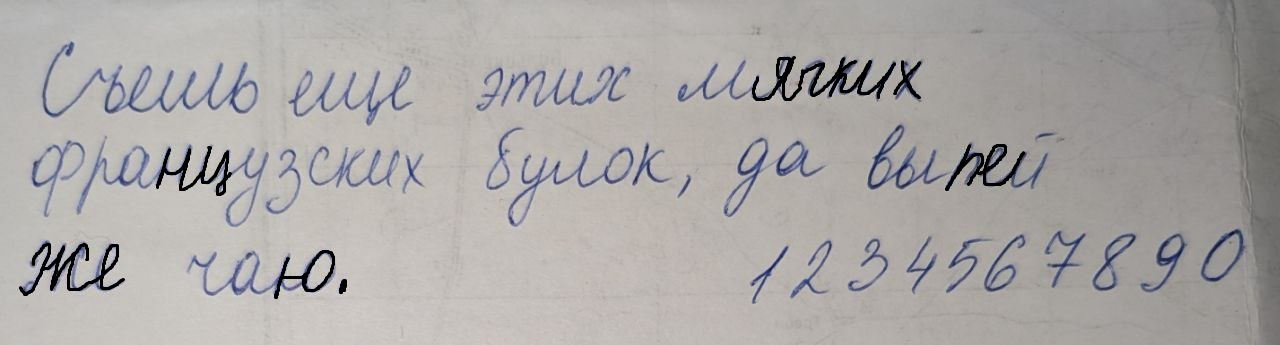
#> input picture textRecognition_4/images/all.jpg, 1280 x 345 px
$ python -i Segment_Script.py   (imports and definitions only)
#> lines starting #> are read from the running program, lines starting #| are printed output that depends on the picture; after the words box and inside, x2 and y2 are one past the last pixel; in counts of white or black regions, pixels touching at a corner belong together
import cv2
import easyocr
import os
from datetime import datetime

# [41 lines left out: function extract_words, not called in this run]


def extract_lines(image_path):
    # Создание нового каталога для сохранения результатов
    # Генерация уникальной метки времени для имени папки
#> called with image_path = 'textRecognition_4/images/all.jpg'
    timestamp = datetime.now().strftime('%Y%m%d_%H%M%S')
    output_dir = f'crop_images/lines_output_{timestamp}'
    # Создание каталога для сохранения изображений строк, если его ещё не существует
    os.makedirs(output_dir, exist_ok=True)

    # Загрузка изображения с помощью OpenCV
    image = cv2.imread(image_path)
#> image is the input picture: shape (345, 1280, 3); mean B, G, R 166.9, 168.3, 171.4
    # Преобразование изображения в градации серого
    gray = cv2.cvtColor(image, cv2.COLOR_BGR2GRAY)

    # Применение порогового преобразования для бинаризации изображения
    _, binary = cv2.threshold(gray, 128, 255, cv2.THRESH_BINARY_INV + cv2.THRESH_OTSU)
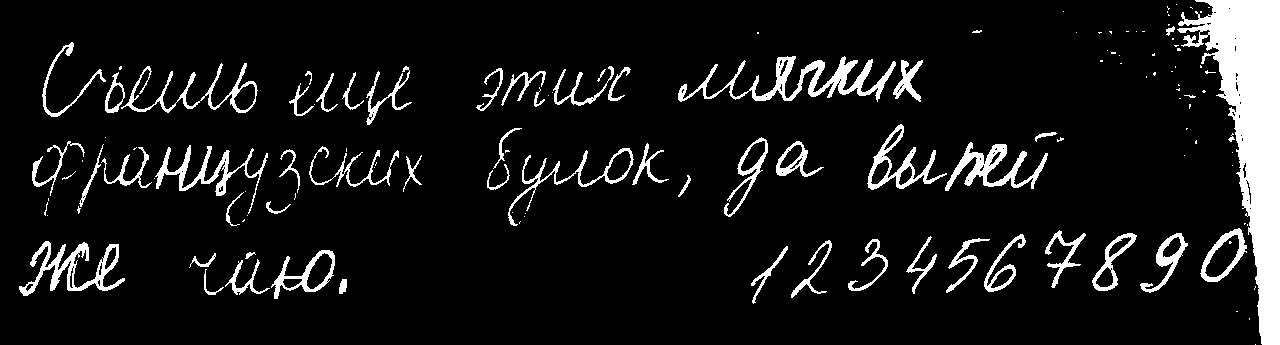
#> binary: shape (345, 1280); 9.1% white; 131 white regions (74 under 20 px)

    # Поиск контуров на бинаризованном изображении
    contours, _ = cv2.findContours(binary, cv2.RETR_EXTERNAL, cv2.CHAIN_APPROX_SIMPLE)
#> contours = 130 contours, 78 with area under 20; largest, box (x1, y1, x2, y2) and area: (1177, 0, 1280, 345) 14614, (678, 56, 896, 102) 2370, (19, 241, 125, 296) 1655, (867, 124, 947, 190) 1499, (945, 142, 1048, 191) 1430

    line_image_paths = []  # Список для хранения путей к сохраненным изображениям строк

    # Перебор всех найденных контуров (каждый контур соответствует строке текста)
    for i, contour in enumerate(contours):
        # Определение координат прямоугольника, который включает контур (строку)
        x, y, w, h = cv2.boundingRect(contour)

        # Вырезаем строку текста из исходного изображения по найденным координатам
        line_image = image[y:y+h, x:x+w]

        # Определение пути для сохранения вырезанного изображения строки
        line_img_path = os.path.join(output_dir, f'line_{i+1}.png')

        # Сохранение вырезанного изображения строки
        cv2.imwrite(line_img_path, line_image)

        # Добавляем путь к сохраненному изображению в список
        line_image_paths.append(line_img_path)
#> this loop made 130 passes
#> (x, y, w, h) on passes 4 to 15: (1254, 286, 2, 4), (339, 279, 8, 15), (204, 269, 20, 26), (225, 259, 45, 36), (189, 253, 27, 15), (245, 252, 11, 7), (271, 250, 64, 49), (751, 246, 37, 58), (19, 241, 106, 55), (791, 240, 41, 58), (848, 239, 40, 52), (946, 238, 44, 55)
#> (x, y, w, h, line_image) on passes 1, 26, 27, 28, 29, 30: (1255, 344, 1, 1, [[130, 133, 137]]), (524, 216, 1, 1, [[143, 127, 134]]), (247, 215, 1, 1, [[141, 132, 135]]), (47, 215, 1, 1, [[140, 129, 131]]), (525, 213, 1, 1, [[149, 132, 135]]), (512, 212, 1, 1, [[141, 122, 125]])
#> after the loop, line_image_paths = 130 items

    return line_image_paths  # Возвращаем список путей к изображениям строк

>>> result = extract_lines('textRecognition_4/images/all.jpg')
#> result = 130 items

$ run again, on textRecognition_4/images/esenin.jpg
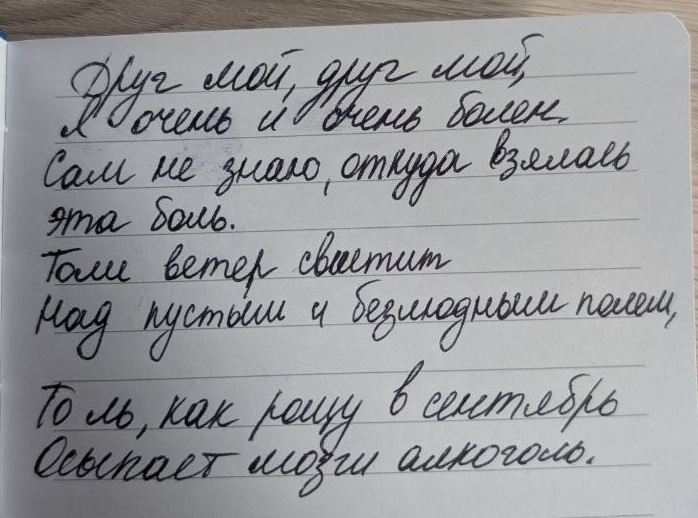
#> input picture textRecognition_4/images/esenin.jpg, 698 x 518 px
#> in extract_lines, image is the input picture: shape (518, 698, 3); mean B, G, R 156.6, 154, 153.7
#> in extract_lines, `_, binary = cv2.threshold(gray, 128, 255, cv2.THRESH_BINARY_INV + cv2...`:
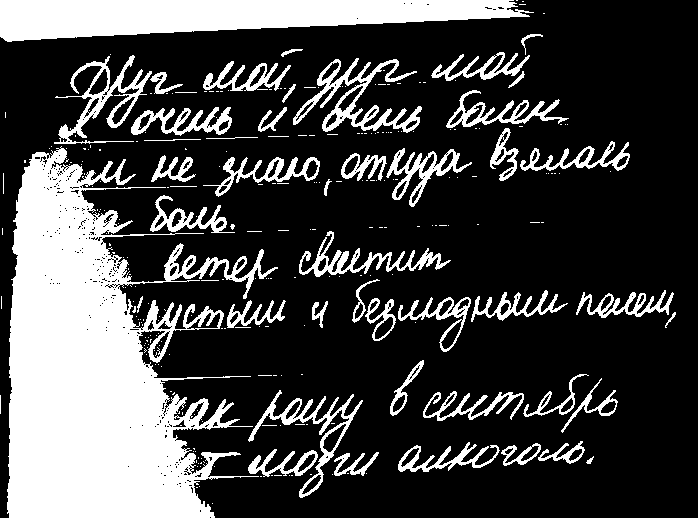
#> binary: shape (518, 698); 26.5% white; 281 white regions (232 under 20 px)
#> contours = 273 contours, 231 with area under 20; largest, box (x1, y1, x2, y2) and area: (7, 146, 278, 518) 51353, (0, 0, 534, 42) 14416, (293, 58, 422, 133) 2677, (54, 55, 152, 144) 2180, (248, 390, 363, 498) 1886
#> the loop in extract_lines, `for i, contour in enumerate(contours):` made 273 passes
#> (x, y, w, h, line_image) on passes 1, 3, 6: (212, 503, 1, 1, [[138, 134, 133]]), (199, 486, 1, 1, [[138, 134, 133]]), (289, 475, 1, 1, [[132, 130, 129]])
#> after the loop in extract_lines, `for i, contour in enumerate(contours):`: line_image_paths = 273 items

$ run again, on textRecognition_4/images/husky.jpg
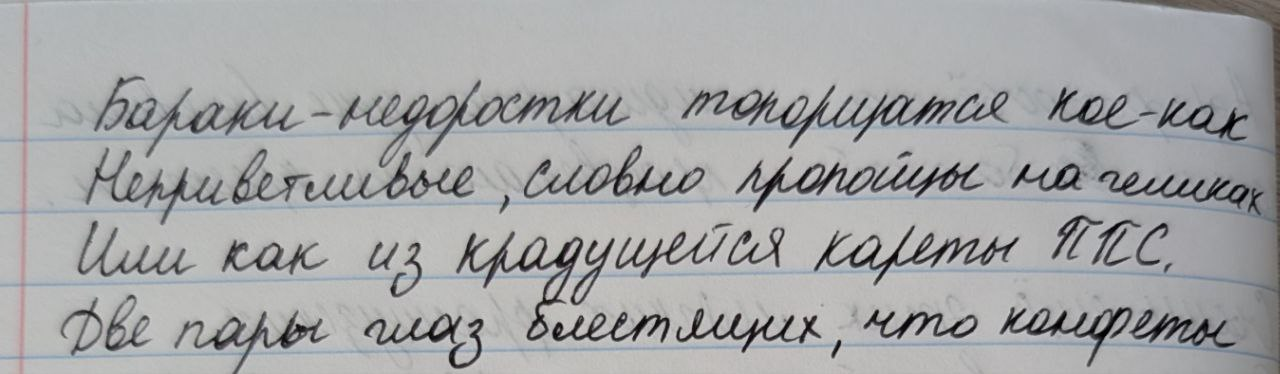
#> input picture textRecognition_4/images/husky.jpg, 1280 x 374 px
#> in extract_lines, image is the input picture: shape (374, 1280, 3); mean B, G, R 166.9, 165.7, 164.8
#> in extract_lines, `_, binary = cv2.threshold(gray, 128, 255, cv2.THRESH_BINARY_INV + cv2...`:
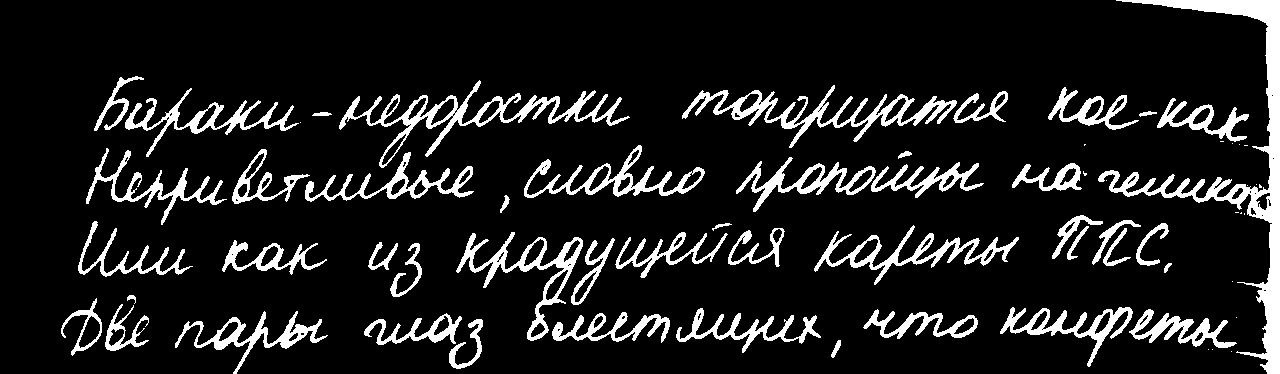
#> binary: shape (374, 1280); 11.6% white; 66 white regions (19 under 20 px)
#> contours = 66 contours, 19 with area under 20; largest, box (x1, y1, x2, y2) and area: (1098, 0, 1280, 374) 7972, (339, 80, 630, 168) 3924, (682, 85, 957, 148) 3292, (456, 232, 583, 341) 2826, (814, 225, 1019, 285) 2286
#> the loop in extract_lines, `for i, contour in enumerate(contours):` made 66 passes
#> (x, y, w, h) on passes 4, 5, 7, 8, 9, 10, 11, 12: (831, 340, 10, 18), (449, 319, 34, 50), (364, 313, 98, 32), (552, 312, 118, 31), (175, 311, 153, 63), (1129, 309, 108, 39), (863, 309, 115, 30), (676, 308, 145, 45)
#> after the loop in extract_lines, `for i, contour in enumerate(contours):`: line_image_paths = 66 items
